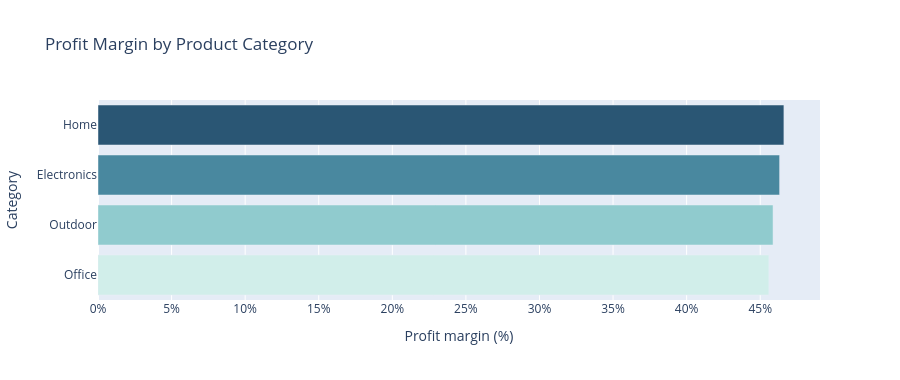

The code cell stored with this chart in its notebook:
### Code cell
fig = px.bar(category_summary.sort_values("profit_margin_pct"), x="profit_margin_pct", y="category",
             orientation="h", color="profit_margin_pct", color_continuous_scale="Teal",
             hover_data={"profit": ":$,.2f", "revenue": ":$,.2f"},
             title="Profit Margin by Product Category", labels={"profit_margin_pct": "Profit margin (%)", "category": "Category"})
fig.update_layout(coloraxis_showscale=False, xaxis_ticksuffix="%", height=380)
fig.show()

### Figure 1 — Plotly figure (JSON) as saved in the notebook; plotly's stock layout.template omitted (floating-point values rounded to 4 significant figures)
{"data": [{"customdata": [[105700.0, 232000.0], [47320.0, 103200.0], [43190.0, 93250.0], [36580.0, 78480.0]], "hovertemplate": "Profit margin (%)=%{marker.color}<br>Category=%{y}<br>profit=%{customdata[0]:$,.2f}<br>revenue=%{customdata[1]:$,.2f}<extra></extra>", "legendgroup": "", "marker": {"color": [45.59, 45.87, 46.32, 46.61], "coloraxis": "coloraxis", "pattern": {"shape": ""}}, "name": "", "orientation": "h", "showlegend": false, "textposition": "auto", "type": "bar", "x": [45.59, 45.87, 46.32, 46.61], "xaxis": "x", "y": ["Office", "Outdoor", "Electronics", "Home"], "yaxis": "y"}], "layout": {"barmode": "relative", "coloraxis": {"colorbar": {"title": {"text": "Profit margin (%)"}}, "colorscale": [[0, "rgb(209, 238, 234)"], [0.1667, "rgb(168, 219, 217)"], [0.3333, "rgb(133, 196, 201)"], [0.5, "rgb(104, 171, 184)"], [0.6667, "rgb(79, 144, 166)"], [0.8333, "rgb(59, 115, 143)"], [1, "rgb(42, 86, 116)"]], "showscale": false}, "height": 380, "legend": {"tracegroupgap": 0}, "title": {"text": "Profit Margin by Product Category"}, "xaxis": {"anchor": "y", "domain": [0, 1], "ticksuffix": "%", "title": {"text": "Profit margin (%)"}}, "yaxis": {"anchor": "x", "domain": [0, 1], "title": {"text": "Category"}}}}
